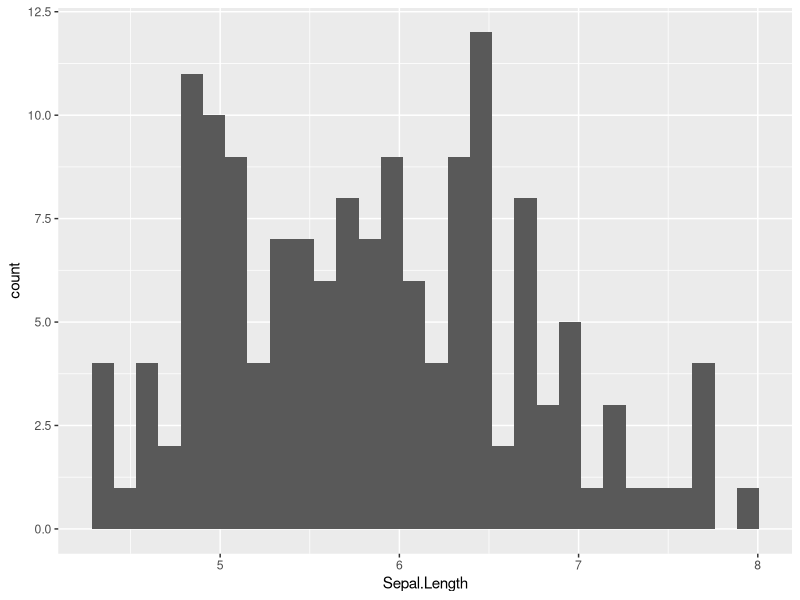
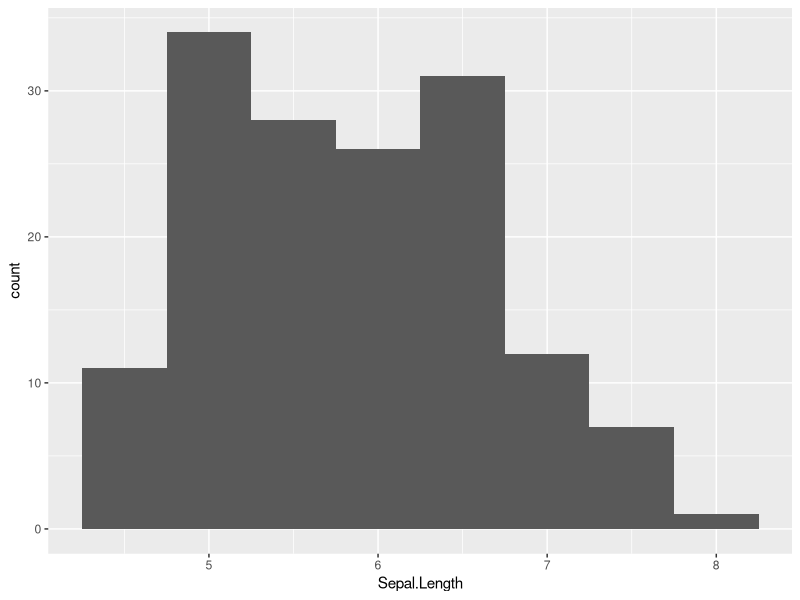
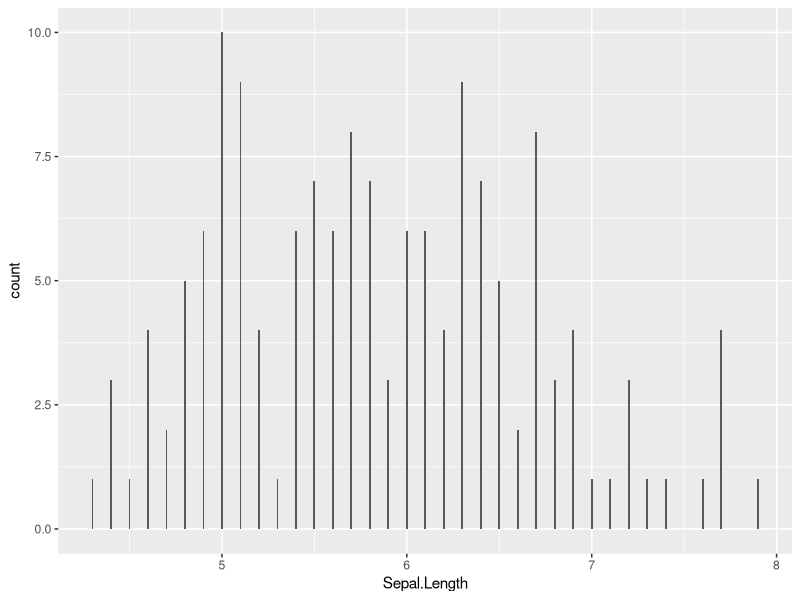
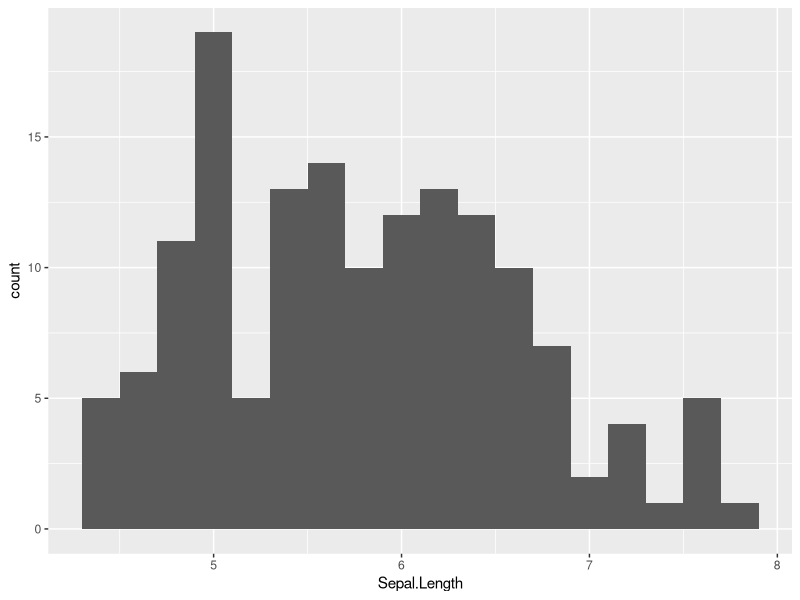
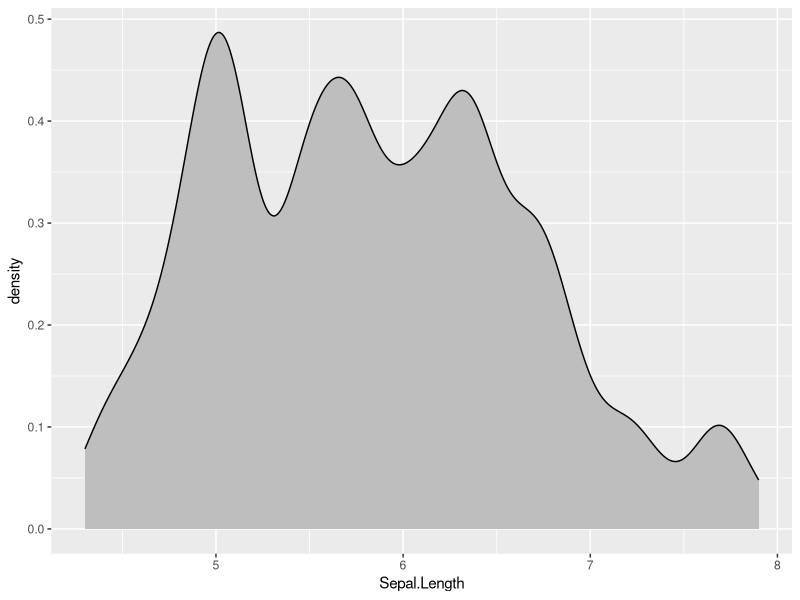
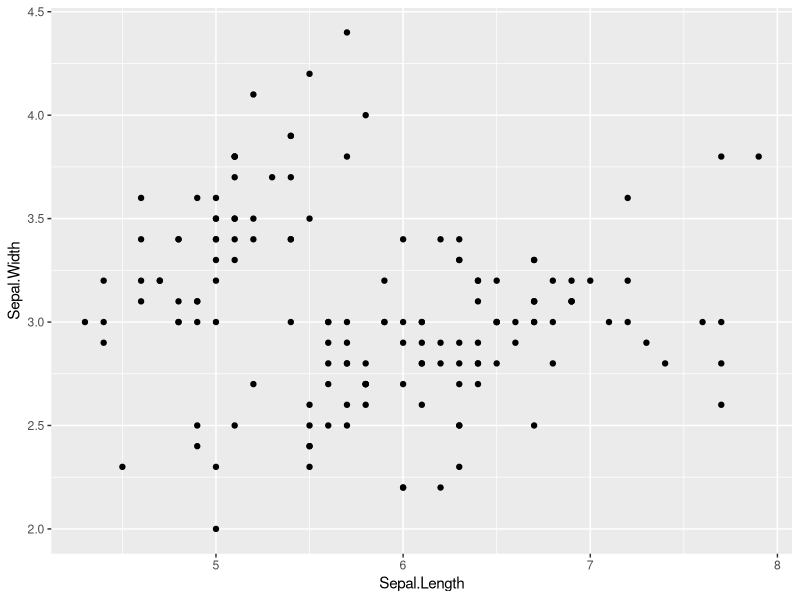
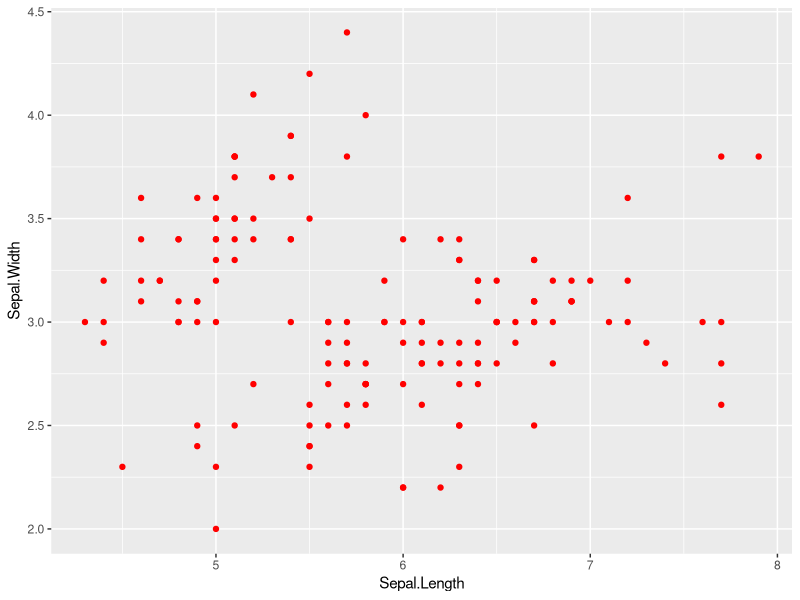
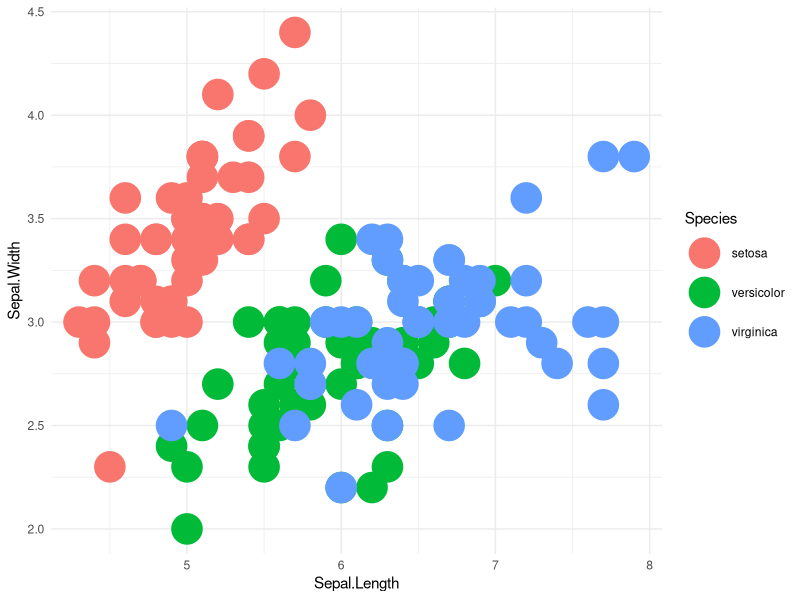

These figures' R source, in order:
## ---- chunk 1
library(ggplot2)
myris <- iris
summary(myris)

ggplot(myris, aes(x = Sepal.Length)) + geom_histogram()

ggplot(myris, aes(x = Sepal.Length)) + geom_histogram(binwidth = .5)

ggplot(myris, aes(x = Sepal.Length)) + geom_histogram(binwidth = .01)

mybaseplot <- ggplot(myris, aes(x = Sepal.Length))

mybaseplot + geom_histogram(binwidth = .2)

names(mybaseplot)
str(mybaseplot)

mybaseplot + geom_density(adjust = .5, fill = "grey")

## ---- chunk 2
colors()
## ---- chunk 3
ggplot(myris, aes(x = Sepal.Length, y = Sepal.Width)) + geom_point()

ggplot(myris, aes(x = Sepal.Length, y = Sepal.Width)) + geom_point(color = "red")

ggplot(myris, aes(x = Sepal.Length, y = Sepal.Width)) + 
  geom_point(aes(color = Species), size = 10) + 
  theme_minimal()

ggplot(myris, aes(x = Sepal.Length, y = Sepal.Width)) + 
  geom_point(aes(color = Species, size = Petal.Width)) + 
  theme_minimal()

ggplot(myris, aes(x = Sepal.Length, y = Sepal.Width)) + 
  geom_point() + 
  geom_smooth()

ggplot(myris, aes(x = Sepal.Length, y = Sepal.Width)) + 
  geom_point() + 
  geom_smooth(method = "lm")

ggplot(myris, aes(x = Sepal.Length, y = Sepal.Width, color = Species)) + 
  geom_point(size = 4) + 
  theme_minimal() +
  geom_smooth(method = "lm")


## ---- chunk 4

ggplot(myris, aes(x = Sepal.Length)) + geom_histogram() + 
  facet_wrap(~ Species)

ggplot(myris, aes(x = Sepal.Length)) + geom_histogram() + 
  facet_grid(Species ~ .)

ggplot(myris, aes(x = Sepal.Length)) + geom_histogram() + 
  facet_grid(Species ~ .)

## ---- chunk 5
pdf("myplot.pdf", width = 10, height = 4)
ggplot(myris, aes(x = Sepal.Length)) + geom_histogram() + 
  facet_grid(Species ~ .)
dev.off()

?Devices
